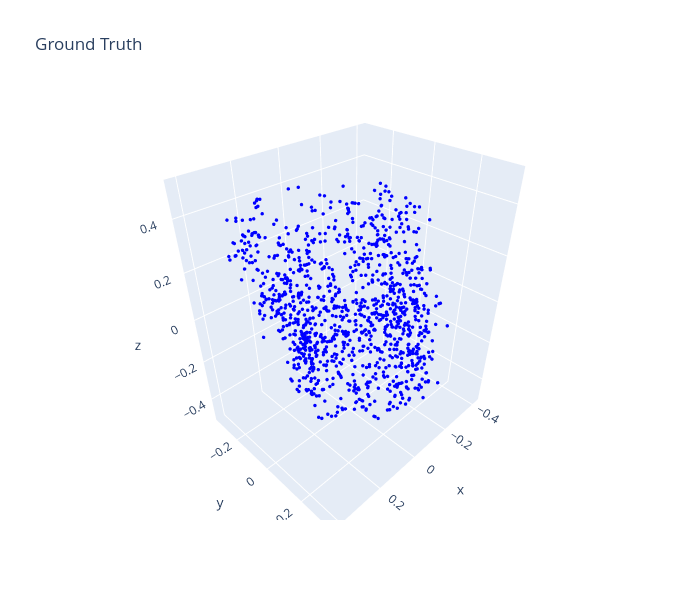
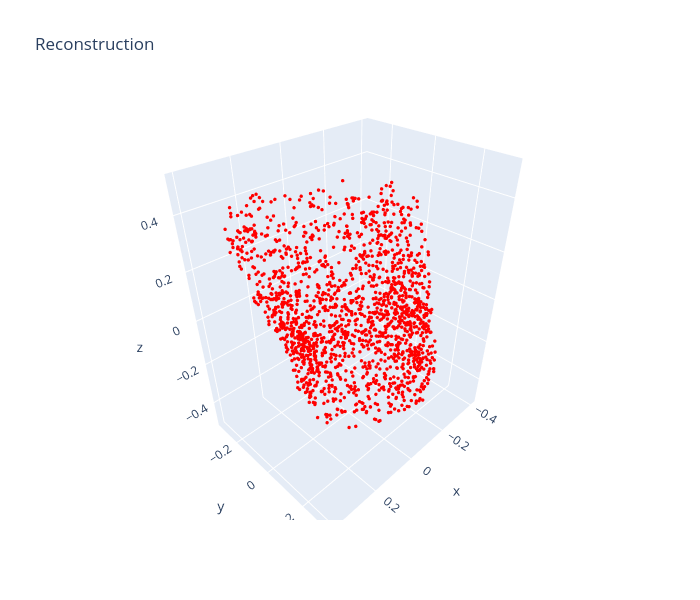

Notebook code cell kept with these figures, in order:
### Code cell
## Reconstruction Visualization - Ground Truth vs Prediction

model.eval()
with torch.no_grad():
    sample = train_dataset[0]
    query_points = sample['query_points'].unsqueeze(0).to(device)
    occ_gt = sample['occupancy'].unsqueeze(0).to(device)
    
    inputs = torch.empty(query_points.size(0), 0, device=device)
    c = model.encode_inputs(inputs)
    q_z = model.infer_z(query_points, occ_gt, c)
    z = q_z.rsample()
    logits = model.decode(query_points, z, c).logits
    occ_pred = torch.sigmoid(logits)

occ_gt_np = occ_gt.squeeze().cpu().numpy()
occ_pred_np = occ_pred.squeeze().cpu().numpy()
query_points_np = query_points.squeeze().cpu().numpy()

# Use adaptive threshold based on quantiles
gt_threshold = np.quantile(occ_gt_np, 0.5)
pred_threshold = np.quantile(occ_pred_np, 0.5)

gt_mask = occ_gt_np > gt_threshold
pred_mask = occ_pred_np > pred_threshold

print(f"GT threshold: {gt_threshold:.4f}, GT points: {gt_mask.sum()}")
print(f"Pred threshold: {pred_threshold:.4f}, Pred points: {pred_mask.sum()}")

# Ground Truth Plot
fig1 = go.Figure(data=[go.Scatter3d(x=query_points_np[gt_mask, 0], y=query_points_np[gt_mask, 1], 
                                     z=query_points_np[gt_mask, 2], mode='markers',
                                     marker=dict(size=2, color='blue'))])
fig1.update_layout(title='Ground Truth', scene_aspectmode='data', width=700, height=600)
fig1.show()

# Reconstruction Plot
fig2 = go.Figure(data=[go.Scatter3d(x=query_points_np[pred_mask, 0], y=query_points_np[pred_mask, 1], 
                                     z=query_points_np[pred_mask, 2], mode='markers',
                                     marker=dict(size=2, color='red'))])
fig2.update_layout(title='Reconstruction', scene_aspectmode='data', width=700, height=600)
fig2.show()

### Figure 1 — Plotly figure (JSON) as saved in the notebook; plotly's stock layout.template omitted (floating-point values rounded to 4 significant figures; data arrays with more than 128 entries replaced by an {"elided": "..."} marker saying what was removed)
{"data": [{"marker": {"color": "blue", "size": 2}, "mode": "markers", "type": "scatter3d", "x": {"elided": "5000 float values"}, "y": {"elided": "5000 float values"}, "z": {"elided": "5000 float values"}}], "layout": {"height": 600, "scene": {"aspectmode": "data"}, "title": {"text": "Ground Truth"}, "width": 700}}

### Figure 2 — Plotly figure (JSON) as saved in the notebook; plotly's stock layout.template omitted (floating-point values rounded to 4 significant figures; data arrays with more than 128 entries replaced by an {"elided": "..."} marker saying what was removed)
{"data": [{"marker": {"color": "red", "size": 2}, "mode": "markers", "type": "scatter3d", "x": {"elided": "5000 float values"}, "y": {"elided": "5000 float values"}, "z": {"elided": "5000 float values"}}], "layout": {"height": 600, "scene": {"aspectmode": "data"}, "title": {"text": "Reconstruction"}, "width": 700}}
